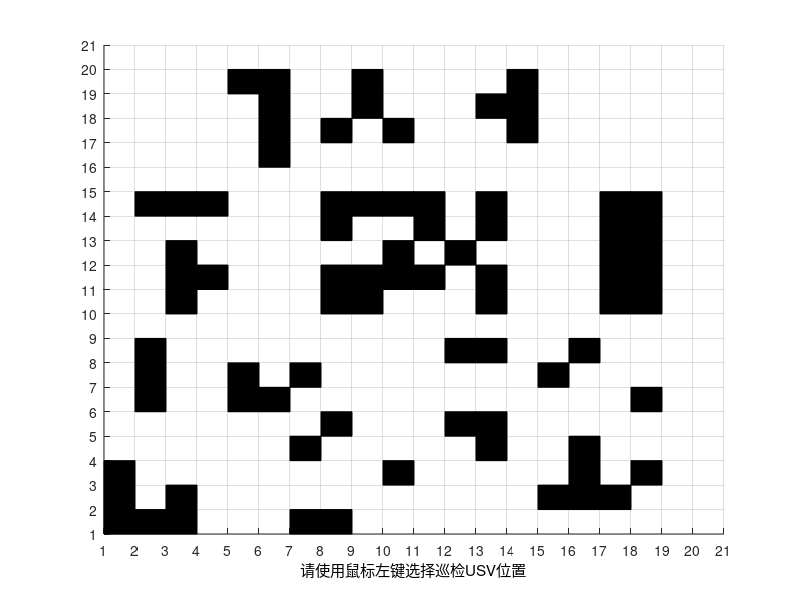

This chart was generated by the following MATLAB code: (Note: this script raises an error after producing the figure.)
clc
clear
close all; 
figure 

%%%%%%%%%%%%%%%%%%%%%%%%%%%%%%%%%%%%%%%%%%%%%%%%%%%%%%%%%%%%%%%%%%%%%%%%%%%%%%%%%%%%%%%%%%%%%%%%%%%%%%%%%%%%%%%%%%%%%%%%%%%%%%%%%%%%%
%                                地图建模
%%%%%%%%%%%%%%%%%%%%%%%%%%%%%%%%%%%%%%%%%%%%%%%%%%%%%%%%%%%%%%%%%%%%%%%%%%%%%%%%%%%%%%%%%%%%%%%%%%%%%%%%%%%%%%%%%%%%%%%%%%%%%%%%%%%%%
MAX0= [      0 0 0 0 0 0 0 0 0 0 0 0 0 0 0 0 0 0 0 0
             0 0 0 0 1 1 0 0 1 0 0 0 0 1 0 0 0 0 0 0
             0 0 0 0 0 1 0 0 1 0 0 0 1 1 0 0 0 0 0 0
             0 0 0 0 0 1 0 1 0 1 0 0 0 1 0 0 0 0 0 0
             0 0 0 0 0 1 0 0 0 0 0 0 0 0 0 0 0 0 0 0
             0 0 0 0 0 0 0 0 0 0 0 0 0 0 0 0 0 0 0 0
             0 1 1 1 0 0 0 1 1 1 1 0 1 0 0 0 1 1 0 0
             0 0 0 0 0 0 0 1 0 0 1 0 1 0 0 0 1 1 0 0
             0 0 1 0 0 0 0 0 0 1 0 1 0 0 0 0 1 1 0 0
             0 0 1 1 0 0 0 1 1 1 1 0 1 0 0 0 1 1 0 0
             0 0 1 0 0 0 0 1 1 0 0 0 1 0 0 0 1 1 0 0 
             0 0 0 0 0 0 0 0 0 0 0 0 0 0 0 0 0 0 0 0
             0 1 0 0 0 0 0 0 0 0 0 1 1 0 0 1 0 0 0 0
             0 1 0 0 1 0 1 0 0 0 0 0 0 0 1 0 0 0 0 0 
             0 1 0 0 1 1 0 0 0 0 0 0 0 0 0 0 0 1 0 0 
             0 0 0 0 0 0 0 1 0 0 0 1 1 0 0 0 0 0 0 0
             0 0 0 0 0 0 1 0 0 0 0 0 1 0 0 1 0 0 0 0 
             1 0 0 0 0 0 0 0 0 1 0 0 0 0 0 1 0 1 0 0 
             1 0 1 0 0 0 0 0 0 0 0 0 0 0 1 1 1 0 0 0 
             1 1 1 0 0 0 1 1 0 0 0 0 0 0 0 0 0 0 0 0 ] ;

MAX=rot90(MAX0,3);      
MAX_X=size(MAX,2);      
MAX_Y=size(MAX,1);      
MAX_VAL=10;             
x_val = 1;
y_val = 1;
axis([1 MAX_X+1, 1 MAX_Y+1])                
set(gca,'xtick',1:1:MAX_X+1,'ytick',1:1:MAX_Y+1,'GridLineStyle','-',... 
    'xGrid','on','yGrid','on')
grid on;                                   
hold on;                                   
n=0;
k=1;          
CLOSED=[];

%% 读取地图障碍物
for j=1:MAX_X
    for i=1:MAX_Y
        if (MAX(i,j)==1)
          % 绘制黑色方块
          fill([i,i+1,i+1,i],[j,j,j+1,j+1],'k');  
          CLOSED(k,1)=i;  
          CLOSED(k,2)=j; 
          k=k+1;
        end
    end
end
% 防止没有障碍物时报错
if isempty(CLOSED)
    CLOSED = [-100, -100];
end
Area_MAX(1,1)=MAX_X;
Area_MAX(1,2)=MAX_Y;
Obs_Closed=CLOSED; 
num_Closed=size(CLOSED,1);

%%%%%%%%%%%%%%%%%%%%%%%%%%%%%%%%%%%%%%%%%%%%%%%%%%%%%%%%%%%%%%%%%%%%%%%%%%%%%%%%%%%%%%%%%%%%%%%%%%%%%%%%%%%%%%%%%%%%%%%%%%%%%%%%%%%%%
%                                       设置起始点和多个目标点
%%%%%%%%%%%%%%%%%%%%%%%%%%%%%%%%%%%%%%%%%%%%%%%%%%%%%%%%%%%%%%%%%%%%%%%%%%%%%%%%%%%%%%%%%%%%%%%%%%%%%%%%%%%%%%%%%%%%%%%%%%%%%%%%%%%%%
%% 设置起始点、目标点
%%%   选择目标位置
pause(0.5);                                  
h=msgbox('请使用鼠标左键选择巡检USV位置');          
uiwait(h,5);                               
if ishandle(h) == 1                        
    delete(h);
end
xlabel('请使用鼠标左键选择巡检USV位置','Color','black');  
but=0;
while (but ~= 1) 
    [xval,yval,but]=ginput(1);                                 
end
xval=floor(xval);                                             
yval=floor(yval);
xTarget=xval;
yTarget=yval;
plot(xval+.5,yval+.5,'go');                                    
text(xval+1,yval+1,'Target')                                  

%%%   选择起始位置
h=msgbox('请选择USV机器人初始起点');                   
uiwait(h,5);
if ishandle(h) == 1
    delete(h);
end
xlabel('请使用鼠标左键选择USV终点 ','Color','black');                
but=0;
while (but ~= 1) 
    [xval,yval,but]=ginput(1);
    xval=floor(xval);
    yval=floor(yval);
end
xStart=xval;
yStart=yval;
plot(xval+.5,yval+.5,'b^');
text(xval+1,yval+1,'Start')  
xlabel('起始点位置标记为 △ ，目标点位置标记为 o ','Color','black'); 

Start=[xStart yStart];
Goal=[xTarget yTarget];

%% A* 全局规划
[Line_path, distance_x, OPEN_num] = Astar_G_du(Obs_Closed, Start, Goal, MAX_X, MAX_Y);
% 传统对比时，通常需要看到A*的参考线，这里保留虚线代码但如果想去掉可注释
% plot(Line_path(:,1)+.5, Line_path(:,2)+.5, 'b:', 'linewidth', 2);

plot(xStart+.5,yStart+.5,'b^');
plot(Goal(1,1)+.5,Goal(1,2)+.5,'bo');   

%%%%%%%%%%%%%%%%%%%%%%%%%%%%%%%%%%%%%%%%%%%%%%%%%%%%%%%%%%%%%%%%%%%%%%%%%%%%%%%%%%%%%%%%%%%%%%%%%%%%%%%%%%%%%%%%%%%%%%%%%%%%%%%%%%%%%
%                                       虚拟障碍物设置
%%%%%%%%%%%%%%%%%%%%%%%%%%%%%%%%%%%%%%%%%%%%%%%%%%%%%%%%%%%%%%%%%%%%%%%%%%%%%%%%%%%%%%%%%%%%%%%%%%%%%%%%%%%%%%%%%%%%%%%%%%%%%%%%%%%%%
Obst_d_d_line = repmat([-100, -100], 5000, 1); 
Obs_d_j = [-100, -100];       

%% 【关键修改】机器人运动学模型 (传统/激进模式)
angle_node=pi/4;

% Kinematic = [最高速度, 最高旋转速度, 加速度, 旋转加速度, ...]
% 修改：增大了旋转速度(40度)和旋转加速度(100度)，让它能做急转弯
Kinematic=[1.0, toRadian(40.0), 0.5, toRadian(100.0), 0.02, toRadian(1)];

% 【关键修改】评价函数系数 [heading, dist, velocity, predictDT]
% 1. Heading (0.1 -> 0.2): 增大，更执着于走直线去目标。
% 2. Dist (0.2 -> 0.05): 大幅减小，让机器人不怕死，敢贴着墙走。
% 3. PredictDT (3.0 -> 1.0): 减小预测时间，让机器人变得“目光短浅”，直到快撞上才避障。
evalParam=[0.2, 0.05, 0.2, 1.0]; 

path_node=Line_path;

% 运行DWA
Result_x=DWA_ct_dong(Obs_Closed,Obst_d_d_line,Obs_d_j,Area_MAX,Goal,Line_path,path_node,Start,angle_node,Kinematic,evalParam);

%%%%%%%%%%% 画图
figure 
axis([1 MAX_X+1, 1 MAX_Y+1])                
set(gca,'xtick',1:1:MAX_X+1,'ytick',1:1:MAX_Y+1,'GridLineStyle','-',...
        'xGrid','on','yGrid','on');   
grid on;       
hold on;

% 绘制障碍物
num_obc=size(Obs_Closed,1);
for i_obs=1:1:num_obc
    x_obs=Obs_Closed(i_obs,1);
    y_obs=Obs_Closed(i_obs,2);
    if x_obs > 0 && y_obs > 0
        fill([x_obs,x_obs+1,x_obs+1,x_obs],[y_obs,y_obs,y_obs+1,y_obs+1],'k');hold on;
    end
end

% 绘制起点终点
plot(xStart+.5,yStart+.5,'b^');
plot(Goal(1,1)+.5,Goal(1,2)+.5,'bo');
  
% 绘制实际路径 (蓝色实线)
num_x=size(Result_x,1);
Result_plot=[Result_x;Goal(1,1) Goal(1,2) Result_x(num_x,3) 0 0];
plot(Result_x(:,1)+0.5, Result_x(:,2)+0.5,'b','linewidth',2);hold on;

num_p=num_x+1;
ti=1:1:num_p;

figure
plot(ti,Result_plot(:,3),'-b');hold on;
legend('姿态角度')

figure
plot(ti,Result_plot(:,4),'-b');hold on;
plot(ti,Result_plot(:,5),'-r');hold on;
legend('线速度','角速度')

% 计算路径长度
S=0;
for i=1:1:num_x  
    Dist=sqrt( ( Result_plot(i,1) - Result_plot(i+1,1) )^2 + ( Result_plot(i,2) - Result_plot(i+1,2))^2);
    S=S+Dist;
end
disp('路径长度')
S

% 计算并输出运行时间
dt = 0.1; 
Travel_Time = num_x * dt; 
disp('运行时间(s)')
Travel_Time